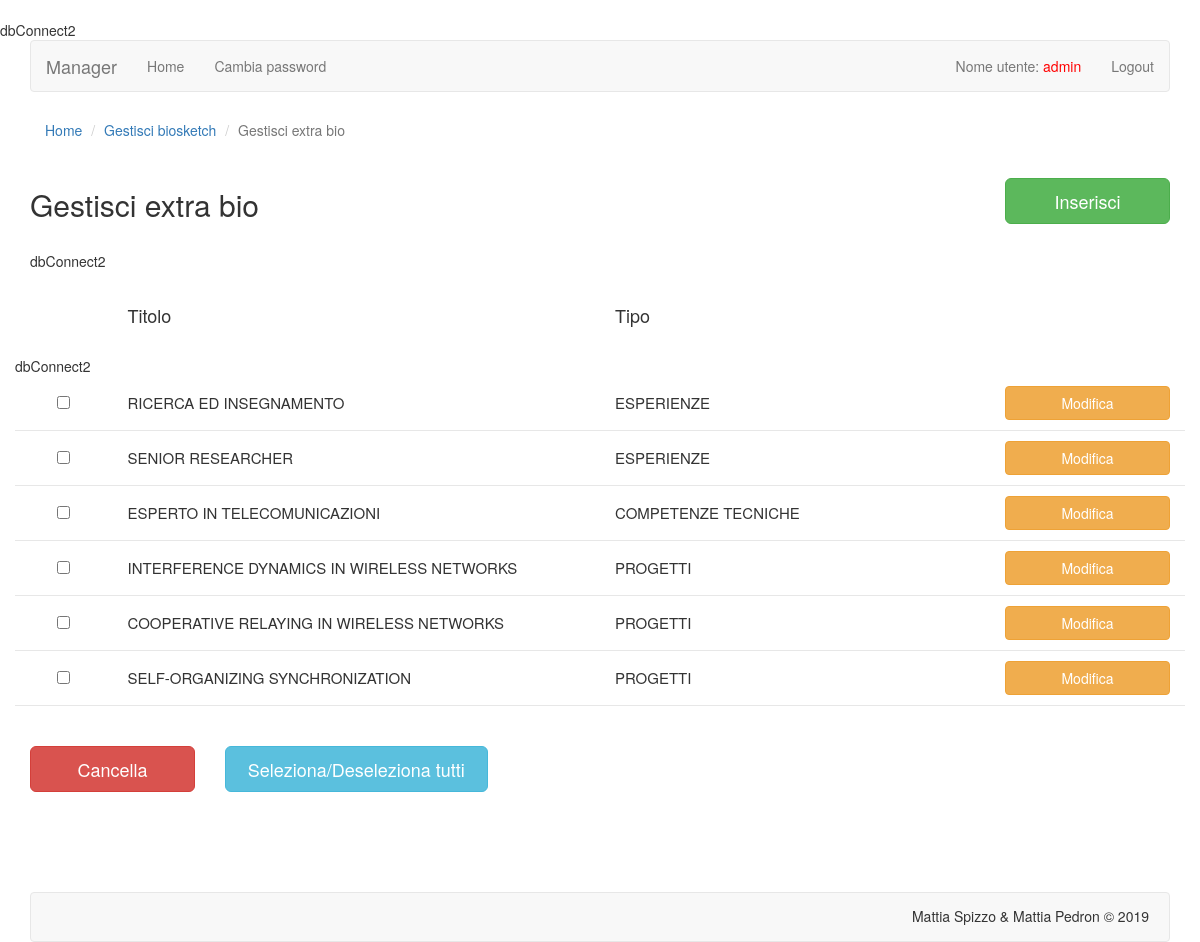
The page /manager/manager-extrabio.php (signed in) on the database its author committed.
### tables this page shows
CREATE TABLE IF NOT EXISTS `extrabio` (
  `id` int(11) NOT NULL AUTO_INCREMENT,
  `data` datetime NOT NULL,
  `tipo` varchar(255) NOT NULL,
  `nome_it` varchar(255) NOT NULL,
  `nome_en` varchar(255) NOT NULL,
  `periodo` varchar(255) NOT NULL,
  `testo_it` text NOT NULL,
  `testo_en` text NOT NULL,
  PRIMARY KEY (`id`)
);

### manager/manager-extrabio.php (the view, shortened to what this page needs)
<?php
	$tabella="extrabio";
	include("head.php");
?>
<?php
	include("header.php");
?>
	<div class="container">
<?php
	if(!isset($_SESSION["autenticato"])){
		echo "<div class=\"col-lg-12 col-md-12 col-sm-12 col-xs-12 spazio\"><div class=\"alert alert-danger text-center spazio-alto\"><strong>Per entrare in questa pagina devi essere autenticato.</strong></div></div>";
		include("footer.php");
	}
	else{
		include("menu.php");
?>
		<div class="row">
			<div class="col-lg-12">
				<ol class="breadcrumb">
					<li><a href="manager-home.php">Home</a></li>
					<li><a href="manager-pag-bio.php">Gestisci biosketch</a></li>
					<li class="active">Gestisci extra bio</a></li>
				</ol>
			</div>
		</div>
		<div class="row">
			<div class="col-lg-10 col-md-10 col-sm-9 col-xs-12">
				<h2>Gestisci extra bio</h2>
			</div>
			<div class="col-lg-2 col-md-2 col-sm-3 col-xs-12">
				<a href="inserisci-extrabio.php"><button type="button" class="btn btn-success btn-lg testo-btn-piccolo">Inserisci</button></a>
			</div>
		</div>
<?php
			$totale=numeroElementi($tabella);
			if($totale==0){
?>
		<div class="col-lg-10 col-lg-offset-1 col-md-12 col-sm-12 col-xs-12">
			<div class="alert alert-danger testo-centrato spazio-alto"><strong>NON SONO PRESENTI EXTRABIO NEL MANAGER</strong></div>
		</div>
<?php
			}
			else{
?>
		<div class="row spazio-altino">
			<div class="col-lg-5 col-lg-offset-1 col-md-5 col-md-offset-1 col-sm-5 col-sm-offset-1 col-xs-4 col-xs-offset-2">
				<h4>Titolo</h4>
			</div>
			<div class="col-lg-6 col-md-6 col-sm-6 col-xs-4">
				<h4>Tipo</h4>
			</div>
		</div>
		<form name="modulo" method="post" action="eliminato-extrabio.php">
			<div class="row">
<?php
				$risposta=elementiTabellaTipo($tabella);
				while($riga=mysql_fetch_array($risposta)){
?>
				<div class="riga-alta">
					<div class="col-lg-1 col-md-1 col-sm-1 col-xs-2 text-center elenco-pag">
						<input type="checkbox" name="item[]" value="<?php echo $riga['id']; ?>" />
					</div>
					<div class="col-lg-5 col-md-5 col-sm-5 col-xs-4">
						<div class="elenco-pag"><?php echo $riga['nome_it']; ?></div>
					</div>
					<div class="col-lg-4 col-md-4 col-sm-3 col-xs-3">
						<div class="elenco-pag">
<?php
					switch($riga['tipo']){
						case "1": echo "Esperienze";break;
						case "2": echo "Competenze tecniche";break;
						case "3": echo "Progetti";break;
					}
?>
						</div>
					</div>
					<div class="col-lg-2 col-md-2 col-sm-3 col-xs-3">
						<a href="modifica-extrabio.php?id=<?php echo $riga['id']; ?>"><button type="button" class="btn btn-warning btn-largo btn-stretto"><span class="hidden-xs">Modifica</span><span class="visible-xs">Mod.</span></button></a>
					</div>
				</div>
<?php
				}
?>
			</div>
			<div class="row spazio-alto">
				<div class="col-lg-2 col-md-2 col-sm-3 col-xs-6">
					<button type="submit" name="cancella" value="cancella" class="btn btn-lg btn-danger btn-block">Cancella</button>
				</div>
				<div class="col-lg-3 col-md-4 col-sm-5 col-xs-6">
					<button type="button" onclick="selezionaTutti('modulo')" class="btn btn-lg btn-info btn-block"><span class="hidden-xs">Seleziona/Deseleziona tutti</span><span class="visible-xs">Sel./Des.</span></button>
				</div>
			</div>
		</form>
<?php
		}
		include("footer.php");
	}
?>

### rows shown on the page
extrabio: nome_it "RICERCA ED INSEGNAMENTO", tipo "ESPERIENZE"
extrabio: nome_it "SENIOR RESEARCHER", tipo "ESPERIENZE"
extrabio: nome_it "ESPERTO IN TELECOMUNICAZIONI", tipo "COMPETENZE TECNICHE"
extrabio: nome_it "INTERFERENCE DYNAMICS IN WIRELESS NETWORKS", tipo "PROGETTI"
extrabio: nome_it "COOPERATIVE RELAYING IN WIRELESS NETWORKS", tipo "PROGETTI"
extrabio: nome_it "SELF-ORGANIZING SYNCHRONIZATION", tipo "PROGETTI"

### other values the page prints
$_SESSION['user'] "admin"
